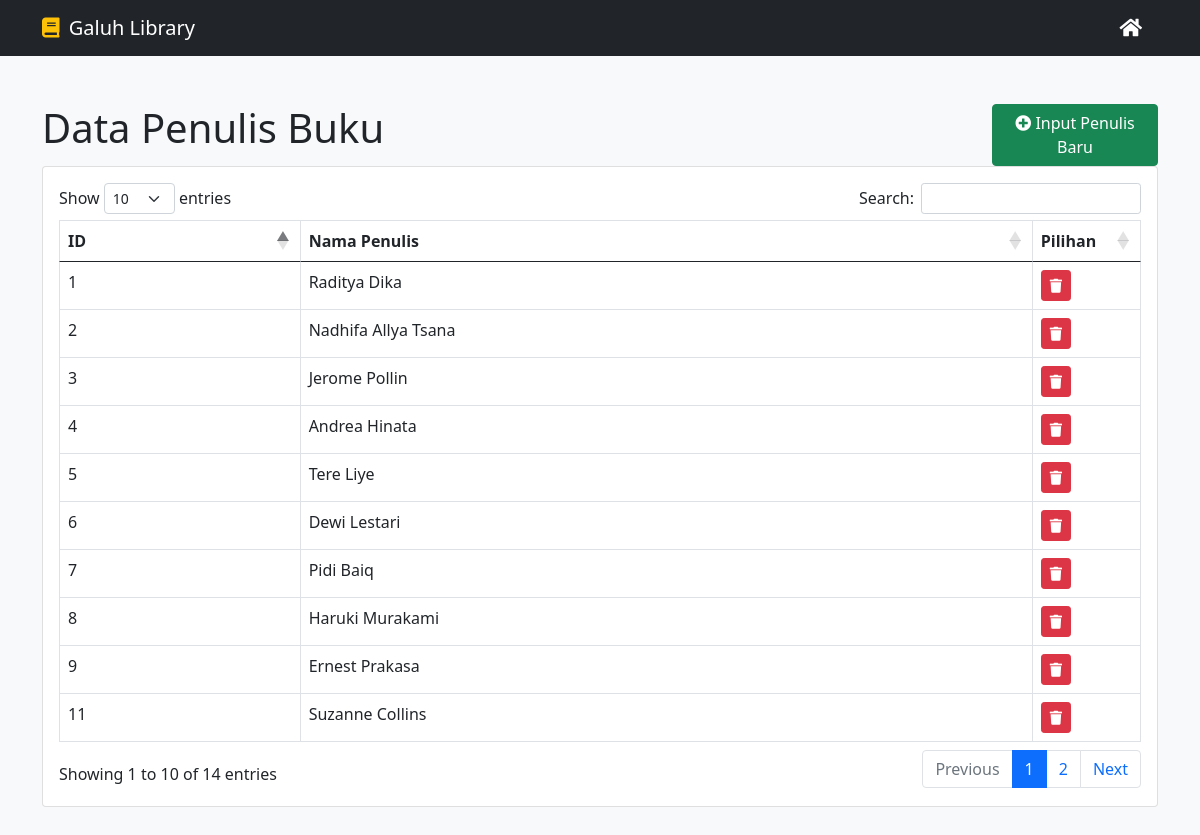
The page /writers.php on the database its author committed.
### tables this page shows
CREATE TABLE `writers` (
  `writer_id` int(11) NOT NULL,
  `writer_name` varchar(30) NOT NULL
);

### writers.php (the view)
<?php include("master/head.php"); ?>
<div class="container">
    <div class="row">
        <div class="col-md-10">
            <h1>Data Penulis Buku</h1>
        </div>
        <div class="col-md-2">
            <a class="btn btn-success float-end" href="input-writer.php"><i class="fas fa-plus-circle"></i> Input Penulis Baru</a>
        </div>
    </div>
    <div class="card card-light">
        <div class="card-body">
            <table class="table table-bordered" id="writers">
                <thead>
                    <tr>
                        <th>ID</th>
                        <th>Nama Penulis</th>
                        <th>Pilihan</th>
                    </tr>
                </thead>
                <tbody>
                    <?php
                        $sql = "SELECT * FROM writers";
                        $query = mysqli_query($db, $sql);
                        while($writers = mysqli_fetch_array($query)){
                            echo "<tr>";
                            echo "<td>".$writers['writer_id']."</td>";
                            echo "<td>".$writers['writer_name']."</td>";
                            echo "<td style='width:10%'>";
                            echo "<a class='btn btn-danger btn-sm' href='delete-writery.php?writer_id=".$writers['writer_id']."#writers'><i class='fas fa-trash'></i></a>";
                            echo "</td>";
                            echo "</tr>";
                        }
                    ?>
                </tbody>
            </table>
        </div>
    </div>
</div>
<?php include("master/foot.php"); ?>

### rows shown on the page
writers: writer_id "4", writer_name "Andrea Hinata"
writers: writer_id "6", writer_name "Dewi Lestari"
writers: writer_id "9", writer_name "Ernest Prakasa"
writers: writer_id "8", writer_name "Haruki Murakami"
writers: writer_id "3", writer_name "Jerome Pollin"
writers: writer_id "2", writer_name "Nadhifa Allya Tsana"
writers: writer_id "7", writer_name "Pidi Baiq"
writers: writer_id "1", writer_name "Raditya Dika"
writers: writer_id "11", writer_name "Suzanne Collins"
writers: writer_id "5", writer_name "Tere Liye"
